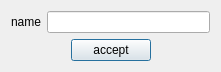
<?xml version="1.0" encoding="UTF-8"?>
<ui version="4.0">
 <class>Dialog</class>
 <widget class="QDialog" name="Dialog">
  <property name="geometry">
   <rect>
    <x>0</x>
    <y>0</y>
    <width>221</width>
    <height>70</height>
   </rect>
  </property>
  <property name="maximumSize">
   <size>
    <width>16777215</width>
    <height>70</height>
   </size>
  </property>
  <property name="windowTitle">
   <string>Dialog</string>
  </property>
  <layout class="QGridLayout" name="gridLayout">
   <item row="1" column="1">
    <widget class="QPushButton" name="pushButton">
     <property name="text">
      <string>accept</string>
     </property>
    </widget>
   </item>
   <item row="1" column="2">
    <spacer name="horizontalSpacer">
     <property name="orientation">
      <enum>Qt::Horizontal</enum>
     </property>
     <property name="sizeHint" stdset="0">
      <size>
       <width>40</width>
       <height>20</height>
      </size>
     </property>
    </spacer>
   </item>
   <item row="1" column="0">
    <spacer name="horizontalSpacer_2">
     <property name="orientation">
      <enum>Qt::Horizontal</enum>
     </property>
     <property name="sizeHint" stdset="0">
      <size>
       <width>40</width>
       <height>20</height>
      </size>
     </property>
    </spacer>
   </item>
   <item row="0" column="0" colspan="3">
    <layout class="QFormLayout" name="formLayout">
     <property name="formAlignment">
      <set>Qt::AlignLeading|Qt::AlignLeft|Qt::AlignVCenter</set>
     </property>
     <item row="0" column="0">
      <widget class="QLabel" name="label">
       <property name="text">
        <string>name</string>
       </property>
      </widget>
     </item>
     <item row="0" column="1">
      <widget class="QLineEdit" name="labe_name"/>
     </item>
    </layout>
   </item>
  </layout>
 </widget>
 <resources/>
 <connections/>
</ui>
